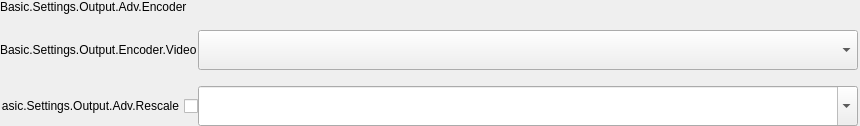
          <widget class="QFrame" name="frame_VideoEncoder">
           <property name="sizePolicy">
            <sizepolicy hsizetype="Fixed" vsizetype="Preferred">
             <horstretch>0</horstretch>
             <verstretch>0</verstretch>
            </sizepolicy>
           </property>
           <property name="minimumSize">
            <size>
             <width>860</width>
             <height>0</height>
            </size>
           </property>
           <property name="maximumSize">
            <size>
             <width>860</width>
             <height>16777215</height>
            </size>
           </property>
           <property name="frameShape">
            <enum>QFrame::NoFrame</enum>
           </property>
           <property name="frameShadow">
            <enum>QFrame::Raised</enum>
           </property>
           <layout class="QFormLayout" name="formLayout_VideoEncoder">
            <property name="fieldGrowthPolicy">
             <enum>QFormLayout::AllNonFixedFieldsGrow</enum>
            </property>
            <property name="labelAlignment">
             <set>Qt::AlignLeading|Qt::AlignLeft|Qt::AlignVCenter</set>
            </property>
            <property name="formAlignment">
             <set>Qt::AlignLeading|Qt::AlignLeft|Qt::AlignTop</set>
            </property>
            <property name="horizontalSpacing">
             <number>0</number>
            </property>
            <property name="verticalSpacing">
             <number>16</number>
            </property>
            <property name="leftMargin">
             <number>0</number>
            </property>
            <property name="topMargin">
             <number>0</number>
            </property>
            <property name="rightMargin">
             <number>0</number>
            </property>
            <property name="bottomMargin">
             <number>0</number>
            </property>
            <item row="0" column="0">
             <widget class="QLabel" name="label_TitleVideoEncoder">
              <property name="maximumSize">
               <size>
                <width>860</width>
                <height>16777215</height>
               </size>
              </property>
              <property name="text">
               <string>Basic.Settings.Output.Adv.Encoder</string>
              </property>
             </widget>
            </item>
            <item row="1" column="0">
             <widget class="QLabel" name="label_AdvOutEncoder">
              <property name="sizePolicy">
               <sizepolicy hsizetype="Fixed" vsizetype="Fixed">
                <horstretch>0</horstretch>
                <verstretch>0</verstretch>
               </sizepolicy>
              </property>
              <property name="minimumSize">
               <size>
                <width>198</width>
                <height>40</height>
               </size>
              </property>
              <property name="maximumSize">
               <size>
                <width>198</width>
                <height>40</height>
               </size>
              </property>
              <property name="text">
               <string>Basic.Settings.Output.Encoder.Video</string>
              </property>
             </widget>
            </item>
            <item row="1" column="1">
             <widget class="AFQCustomCombobox" name="comboBox_AdvOutEncoder">
              <property name="sizePolicy">
               <sizepolicy hsizetype="Fixed" vsizetype="Fixed">
                <horstretch>0</horstretch>
                <verstretch>0</verstretch>
               </sizepolicy>
              </property>
              <property name="minimumSize">
               <size>
                <width>660</width>
                <height>40</height>
               </size>
              </property>
              <property name="maximumSize">
               <size>
                <width>660</width>
                <height>40</height>
               </size>
              </property>
             </widget>
            </item>
            <item row="2" column="1">
             <widget class="AFQCustomCombobox" name="comboBox_AdvOutRescale">
              <property name="sizePolicy">
               <sizepolicy hsizetype="Fixed" vsizetype="Fixed">
                <horstretch>0</horstretch>
                <verstretch>0</verstretch>
               </sizepolicy>
              </property>
              <property name="minimumSize">
               <size>
                <width>660</width>
                <height>40</height>
               </size>
              </property>
              <property name="maximumSize">
               <size>
                <width>660</width>
                <height>40</height>
               </size>
              </property>
              <property name="editable">
               <bool>true</bool>
              </property>
             </widget>
            </item>
            <item row="2" column="0">
             <layout class="QHBoxLayout" name="horizontalLayout_2">
              <property name="spacing">
               <number>0</number>
              </property>
              <property name="rightMargin">
               <number>0</number>
              </property>
              <property name="bottomMargin">
               <number>0</number>
              </property>
              <item>
               <widget class="QCheckBox" name="checkBox_AdvOutUseRescale">
                <property name="sizePolicy">
                 <sizepolicy hsizetype="Preferred" vsizetype="Fixed">
                  <horstretch>0</horstretch>
                  <verstretch>0</verstretch>
                 </sizepolicy>
                </property>
                <property name="minimumSize">
                 <size>
                  <width>0</width>
                  <height>40</height>
                 </size>
                </property>
                <property name="maximumSize">
                 <size>
                  <width>198</width>
                  <height>40</height>
                 </size>
                </property>
                <property name="layoutDirection">
                 <enum>Qt::RightToLeft</enum>
                </property>
                <property name="text">
                 <string>Basic.Settings.Output.Adv.Rescale</string>
                </property>
               </widget>
              </item>
              <item>
               <spacer name="horizontalSpacer">
                <property name="orientation">
                 <enum>Qt::Horizontal</enum>
                </property>
                <property name="sizeHint" stdset="0">
                 <size>
                  <width>40</width>
                  <height>20</height>
                 </size>
                </property>
               </spacer>
              </item>
             </layout>
            </item>
           </layout>
          </widget>
